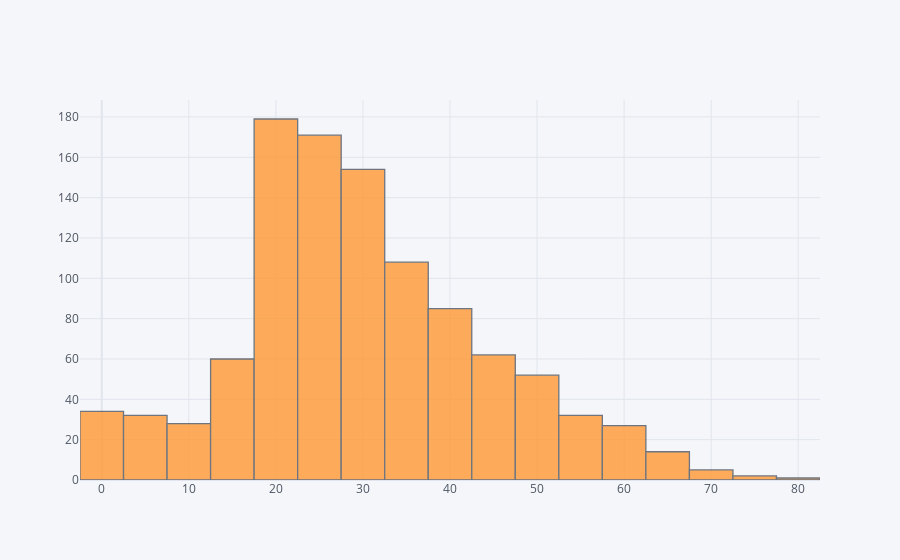

Write notebook code for a chart like this one.
### Code cell
# now we try to visualize the age of the popele 
train['Age'].dropna().iplot(kind='hist', bins=30)

### Figure 1 — Plotly figure (JSON) as saved in the notebook; plotly's stock layout.template omitted (floating-point values rounded to 4 significant figures; data arrays with more than 128 entries replaced by an {"elided": "..."} marker saying what was removed)
{"data": [{"histfunc": "count", "histnorm": "", "marker": {"color": "rgba(255, 153, 51, 1.0)", "line": {"color": "#4D5663", "width": 1.3}}, "name": "Age", "nbinsx": 30, "opacity": 0.8, "orientation": "v", "type": "histogram", "x": {"elided": "1046 float values"}}], "layout": {"barmode": "overlay", "legend": {"bgcolor": "#F5F6F9", "font": {"color": "#4D5663"}}, "paper_bgcolor": "#F5F6F9", "plot_bgcolor": "#F5F6F9", "title": {"font": {"color": "#4D5663"}}, "xaxis": {"gridcolor": "#E1E5ED", "showgrid": true, "tickfont": {"color": "#4D5663"}, "title": {"font": {"color": "#4D5663"}, "text": ""}, "zerolinecolor": "#E1E5ED"}, "yaxis": {"gridcolor": "#E1E5ED", "showgrid": true, "tickfont": {"color": "#4D5663"}, "title": {"font": {"color": "#4D5663"}, "text": ""}, "zerolinecolor": "#E1E5ED"}}}
